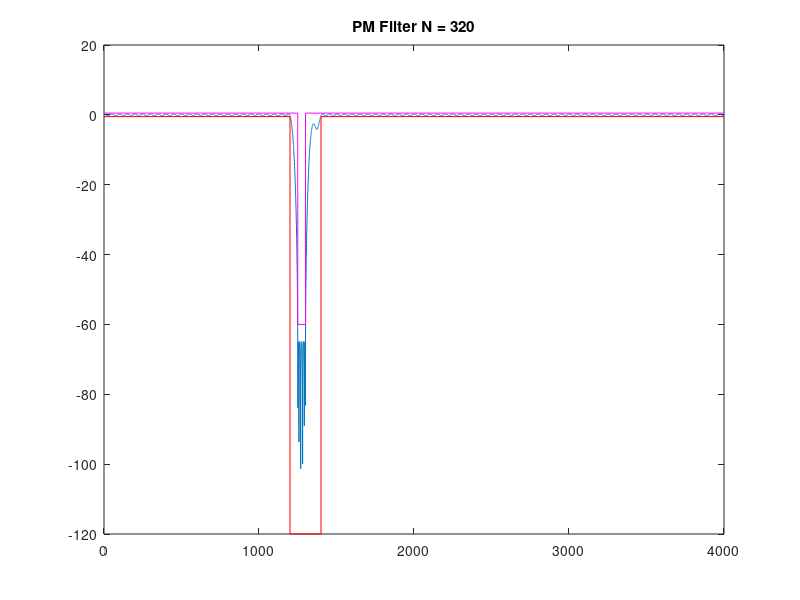

Write the MATLAB code that produced this figure.
% Projeto filtro 4 FIR PM
% BP - (fa = 8000 Hz, f1 = 1200 Hz; f2 = 1250 Hz, f3 = 1300 Hz;
% f4 = 1400 Hz, Ap = 0.5 dB, As = 60 dB, GdB = 0 dB)

close all;
clear all;
clc;

ExecutarAjuste = 0;

%% Especificacoes
Ap = 0.5; As = 60; GdB = 0;

fa = 8000;
fp1 = 1200; fp2 = 1400;
fs1 = 1250; fs2 = 1300;

fcuts = [fp1 fs1 fs2 fp2];
w = fcuts/fa*(2*pi);
wp1 = w(1)/pi; ws1 = w(2)/pi; ws2 = w(3)/pi; wp2 = w(4)/pi;

mags = [1 0 1];
devs_As = 10^(-As/20);
devs_Ap = 1-10^(-Ap/20);
devs = [devs_Ap devs_As devs_Ap];
G0 = GdB;

% calculo da ordem com firpmord
[n,f0,a0,w0] = firpmord(fcuts,mags,devs,fa);

% calculo algoritmo PM
h_pm = firpm(n,f0,a0,w0);
h_pm = h_pm*10^(G0/20);

[Hw,w] = freqz(h_pm, 1, 10000);
plot(w*fa/2/pi,20*log10(abs(Hw)))
title_txt = ['PM Filter N = ' num2str(n)];
title(title_txt)
hold on
Amin = 80;
% ylim([-Amin 10])
plot([0, ws1, ws1, ws2, ws2, 1]*fa/2, [Ap, Ap, -As, -As, Ap,Ap], '-m')
plot([0, wp1, wp1, wp2, wp2, 1]*fa/2, [-Ap, -Ap, -120, -120, -Ap, -Ap], '-r')
